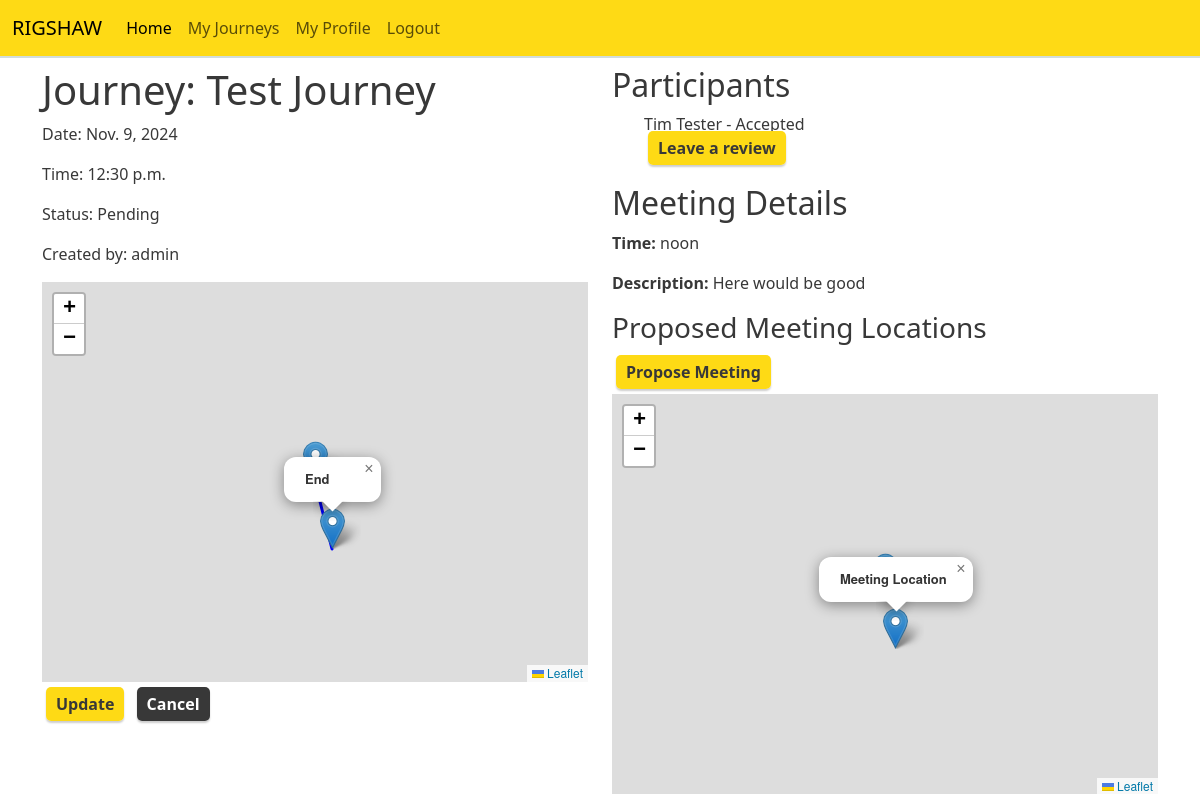
Screenshot of /journey/1/ (signed in) with the database file from the repository.
### journey/models.py (models this page shows, shortened)
class Journey(models.Model):
    creator = models.ForeignKey(User, on_delete=models.CASCADE)
    title = models.CharField(max_length=255)
    date = models.DateField()
    time = models.TimeField()
    start_location_long = models.DecimalField(max_digits=20, decimal_places=15)
    start_location_lat = models.DecimalField(max_digits=20, decimal_places=15)
    destination_long = models.DecimalField(max_digits=20, decimal_places=15)
    destination_lat = models.DecimalField(max_digits=20, decimal_places=15)
    posted_at = models.DateTimeField(auto_now_add=True)
    cancelled_time = models.DateTimeField(null=True, blank=True)
    status = models.IntegerField(choices=JOURNEY_STATUS, default=0)
    class Meta:
        ordering = ['-posted_at']

class Request(models.Model):
    journey = models.ForeignKey(Journey, on_delete=models.CASCADE)
    requester = models.ForeignKey(User, on_delete=models.CASCADE)
    created_at = models.DateTimeField(auto_now_add=True)
    request_message = models.CharField(max_length=255)
    withdraw_message = models.CharField(max_length=255, blank=True, null=True)
    withdrawn_at = models.DateTimeField(null=True, blank=True)
    status = models.IntegerField(choices=REQUEST_STATUS, default=0)
    class Meta:
        ordering = ['-created_at']

class Meeting(models.Model):
    journey = models.ForeignKey(Journey, on_delete=models.CASCADE)
    user = models.ForeignKey(User, on_delete=models.CASCADE)
    request = models.ForeignKey(Request, on_delete=models.CASCADE, null=True, blank=True)
    description = models.CharField(max_length=255, blank=True)
    meeting_time = models.TimeField()
    meeting_location_long = models.DecimalField(max_digits=20, decimal_places=15)
    meeting_location_lat = models.DecimalField(max_digits=20, decimal_places=15)
    status = models.IntegerField(choices=MEETING_STATUS, default=0)
    class Meta:
        ordering = ['-status']

### profiles/models.py (models this page shows, shortened)
class UserProfile(models.Model):
    user = models.OneToOneField(User, on_delete=models.CASCADE)
    name = models.CharField(max_length=100)
    phone = models.CharField(max_length=15)
    picture = models.ImageField(upload_to='profile/', blank=True)
    avg_rating = models.DecimalField(max_digits=3, decimal_places=1, null=True, blank=True)
    joined = models.DateTimeField(auto_now_add=True)
    class Meta:
        ordering = ['joined']

### journey/views.py (the view)
# urls.py: path('journey/<int:pk>/', views.journey_detail, name='journey_detail'),
@login_required
def journey_detail(request, pk):
    journey = Journey.objects.get(pk=pk)
    requests = Request.objects.filter(journey=journey)
    meetings = Meeting.objects.filter(journey=journey)
    has_accepted_requests = requests.filter(status=1).exists()
    active_meeting = meetings.filter(status=1).first()
    can_join = True
    if request.user == journey.creator:
        can_join = False
    else:
        for req in requests:
            if req.requester == request.user:
                can_join = False
                break
    journey_datetime = timezone.make_aware(datetime.combine(journey.date, journey.time))
    review_eligibility = {}
    if journey_datetime < timezone.now() + timedelta(hours=1):
        one_hour_before = journey_datetime - timedelta(hours=1)
        journey_canceled = journey.status == 3 and journey.cancelled_time >= one_hour_before
        for req in requests:
            requester_withdrew = req.status == 3 and req.withdrawn_at and req.withdrawn_at >= one_hour_before
            eligible = not journey_canceled and not requester_withdrew
            review_eligibility[req.requester.id] = eligible
        creator_eligible = not journey_canceled
        review_eligibility[journey.creator.id] = creator_eligible
    is_participant = request.user == journey.creator or any(
        req.requester == request.user for req in requests
    )
    context = {
        'journey': journey,
        'requests': requests,
        'meetings': meetings,
        'active_meeting': active_meeting,
        'can_join': can_join,
        'review_eligibility': review_eligibility,
        'has_accepted_requests': has_accepted_requests,
        'is_participant': is_participant
    }
    return render(request, 'journey/journey.html', context)

### journey/templatetags/custom_filters.py (called while the page is built)
@register.filter
def get_item(dictionary, key):
    return dictionary.get(key)

### journey/templates/journey/journey.html (shortened to what this page needs)
{% extends 'base.html' %}
{% load custom_filters %}
{% block content %}
<div class="container">
    <div class="row">
        <div class="col-md-6">
            <h1>Journey: {{ journey.title }}</h1>
            <p>Date: {{ journey.date }}</p>
            <p>Time: {{ journey.time }}</p>
            <p>Status: {{ journey.get_status_display }}</p>
            <p>Created by: <a class="links" href="{% url 'profile' journey.creator.userprofile.pk %}">{{ journey.creator }}</a></p>
            <div id="journey-map"></div>
            {% if user == journey.creator %}
            <a class="btns" href="{% url 'update_journey' journey.pk %}">Update</a>
            <a class="btns danger" href="{% url 'cancel_journey' journey.pk %}">Cancel</a>
            {% endif %}
        </div>
        <div class="col-md-6">
            <h2>Participants</h2>
            <ul>
            {% for request in requests %}
                {% if request.status == 1 %}
                    {% if user == request.requester %}
                        <li class="mb-4">Your request has been accepted.
                            <br>
                            <a class="btns" href="{% url 'withdraw_request' request.pk %}">Withdraw</a>
                        </li>
                    {% else %}
                        <li class="mb-4">
                            <a class="links" href="{% url 'profile' request.requester.userprofile.pk %}">{{ request.requester.userprofile.name }}</a> - Accepted
                            {% if review_eligibility|get_item:request.requester.id and not user == request.requester and is_participant %}
                            <br>
                                <a class="btns" href="{% url 'create_review' journey=journey.pk reviewee=request.requester.pk %}">Leave a review</a>
                            {% endif %}
                        </li>
                    {% endif %}
                {% endif %}
            {% endfor %}
            </ul>
            <h2>Meeting Details</h2>
            {% if active_meeting %}
                <p><strong>Time:</strong> {{ active_meeting.meeting_time }}</p>
                {% if active_meeting.description %}
                    <p><strong>Description:</strong> {{ active_meeting.description }}</p>
                {% endif %}
            {% else %}
                <p>No meeting scheduled.</p>
            {% endif %}
            {% if user == journey.creator %}
            <h3>Proposed Meeting Locations</h3>
            <a class="btns" href="{% url 'create_meeting' journey.pk %}">Propose Meeting</a>
            {% endif %}
            <div id="meeting-map"></div>
        </div>
    </div>
</div>
{% endblock %}

### static/css/base.css (style rules this page uses)
:root { --taxi-black: #383838; --taxi-grey: #d2dddb; --taxi-yellow: #feda15; --taxi-white: #ffffff; }
* { margin: 0; padding: 0; box-sizing: border-box; }
body { background-color: var(--taxi-white); color: var(--taxi-black); }
button, .btns { background-color: var(--taxi-yellow); color: var(--taxi-black); font-weight: bold; border: none; padding: 6px 10px; margin: 4px; line-height: normal; cursor: pointer; border-radius: 5px; box-shadow: 0 2px 2px 0 rgba(0, 0, 0, 0.2); }
.danger { background-color: var(--taxi-black); color: var(--taxi-white); }
ul, li { list-style-type: none; }
a { text-decoration: none; color: var(--taxi-black); }
#map, #journey-map, #meeting-map { height: 400px; width: 100%; margin: 10px 0; }

### rows the page displays
Journey: title "Test Journey", date "Nov. 9, 2024", time "12:30 p.m.", status "Pending", creator "admin"
Request: requester.userprofile.name "Tim Tester", shows "Leave a review"
Meeting: meeting_time "noon", description "Here would be good"
